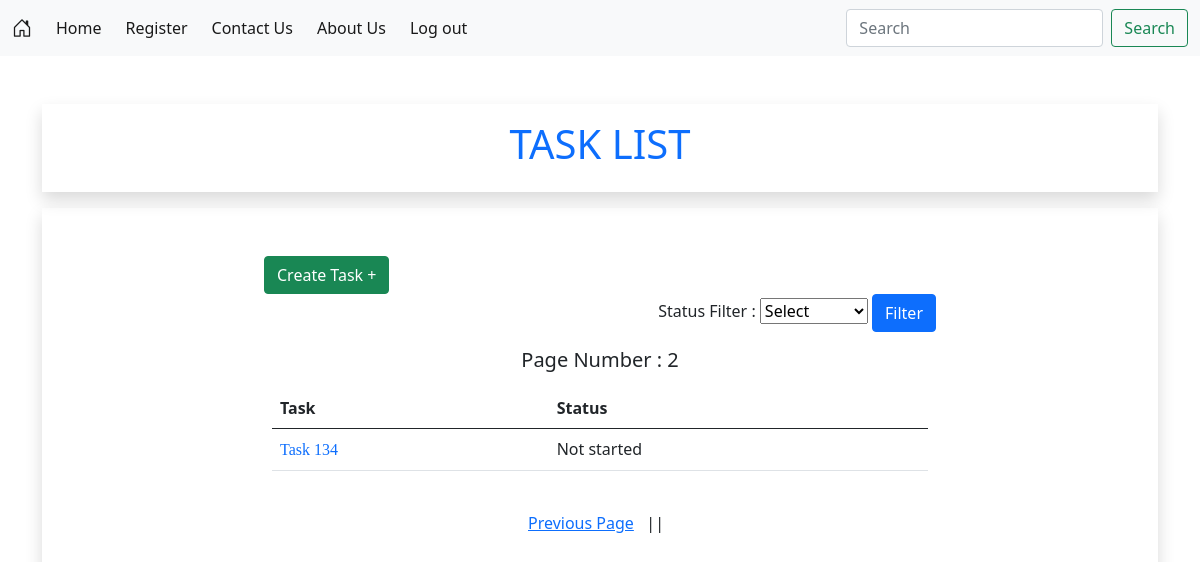
/user_task_list?page_no=2&status=None (signed in), run on an earlier commit of the app's database.
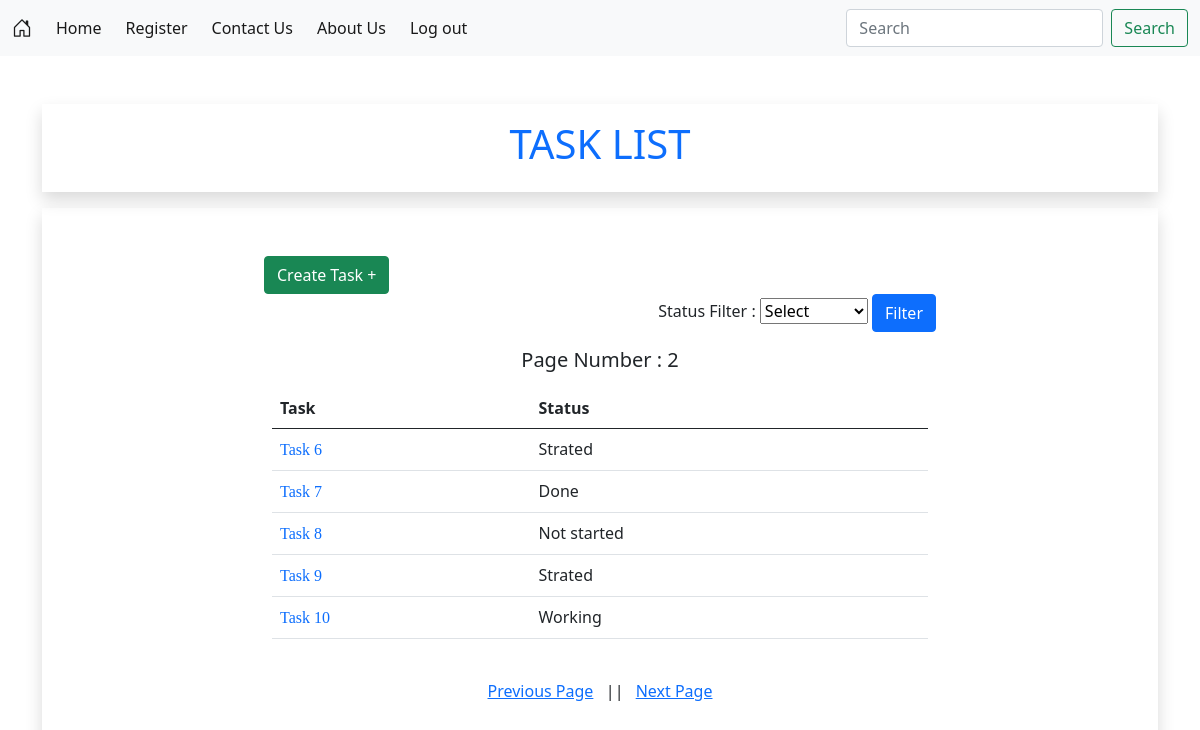
And on a later commit of the database.
### task_manager_app/models.py (models this page shows, shortened)
class TaskModel(models.Model):
    class StatusChoices(models.IntegerChoices):
        Not_started = 0,"Not started"
        Started = 1 ,"Strated"
        Working = 2 ,"Working"
        Done = 3,"Done"
    task_name = models.CharField(max_length=100)
    status = models.IntegerField(choices = StatusChoices.choices)
    owner = models.ForeignKey(User,on_delete=models.CASCADE)
    created_at = models.DateTimeField(auto_now_add=True,blank=True)
    updated_at = models.DateTimeField(auto_now_add=False,auto_now=True)

### task_manager_app/views.py (the view)
# urls.py: path("user_task_list",views.user_task_list,name='user_task_list'),
@login_required(login_url='http://127.0.0.1:8000/log_in')
def user_task_list(request,*args,**kwargs):
    if request.method == "GET":
        if request.user.is_authenticated:
            data = TaskModel.objects.filter(owner_id=request.user.id)
            status = request.GET.get('status')
            print(status)
            if status :
                if status != 'None':
                    data = data.filter(status=status)
            task_paginator = Paginator(data,5)
            page_no = request.GET.get('page_no',1)
            data = task_paginator.get_page(page_no)
            task = TaskModel(request).StatusChoices
            return render(request, 'user_task_list.html', {'data': data,'status_choice':task,'status':status})
        messages.warning(request, "No Permission Login First !!!")
        return redirect('log_in')

### task_manager_app/templates/user_task_list.html (shortened to what this page needs)
{% extends 'base.html' %}
{% block body %}
<div class="container">
    <div class="container text-center text-primary mb-3 mt-5 shadow p-3">
        <h1> TASK LIST </h1>
    </div>
    <div class="shadow p-5">
        <div class="row">
            <div class="col-2">
            </div>
            <div class="col-8">
                <div>
                    <div>
                        <div style="display: inline;">
                            <a class="btn btn-success" href="{% url 'create_task' %}">Create Task + </a>
                        </div>
                        <div style="display: inline; text-align: end;">
                            <form action="{% url 'user_task_list' %}?status='{{status}}'" method="get">
                            <label for="status">Status Filter : </label>
                            <select name="status" id="status">Status
                                <option value="">Select</option>
                            </select>
                            <button class="btn btn-primary" type="submit">Filter</button>
                        </form>
                        </div>
                    </div>
                    <div class="mb-3  p-2">
                        <table class="table">
                            <thead>
                                <tr>
                                    <th scope="col">Task</th>
                                    <th scope="col">Status</th>
                                </tr>
                            </thead>
                            <tbody>
                                <div class="text-center p-2"><h5>Page Number : {{data.number}}</h5></div>
                                {% for d in data %}
                                <tr>
                                    <td><a style="font-family: cursive;" class="text-decoration-none"
                                            href="{% url 'task_details' d.id %}">{{d.task_name}}</a></td>
                                    <td>{{d.get_status_display}}</td>
                                </tr>
                                {% endfor %}
                            </tbody>
                        </table>
                    </div>
                </div>
            </div>
            <div class="text-center">
                <span class="m-1">
                    {% if data.has_previous %}
                    <a href="{% url 'user_task_list' %}?page_no={{data.previous_page_number}}&status={{status}}">Previous Page</a> &nbsp;&nbsp;||
                    {% endif %}
                </span>
                <span class="m-1">
                    {% if data.has_next %}
                    <a href="{% url 'user_task_list' %}?page_no={{data.next_page_number}}&status={{status}}">Next Page</a>
                    {% endif %}
                </span>
            </div>
        </div>
    </div>
</div>
{% endblock body %}

### task_manager_app/templates/base.html (shortened to what this page needs)
<!DOCTYPE html>
{% load static %}
<html lang="en">
<head>
    <link href="https://cdn.jsdelivr.net/npm/bootstrap@5.0.2/dist/css/bootstrap.min.css" rel="stylesheet">
    <link rel="stylesheet" href="https://cdn.jsdelivr.net/npm/bootstrap-icons@1.10.3/font/bootstrap-icons.css">
</head>
<body>
    {% include 'navbar.html' %}
    {% block body %}
    {% endblock body %}
</body>
</html>

### task_manager_app/templates/navbar.html (shortened to what this page needs)
<nav class="navbar navbar-expand-lg navbar-light bg-light">
    <div class="container-fluid">
      <a class="navbar-brand" href="{% url 'home' %}"><i class="bi bi-house-door"></i></a>
      <div class="collapse navbar-collapse" id="navbarSupportedContent">
        <ul class="navbar-nav me-auto mb-2 mb-lg-0">
          <li class="nav-item me-2">
            <a class="nav-link active" aria-current="page" href="{% url 'home' %}">Home</a>
          </li>
          <li class="nav-item me-2">
            <a class="nav-link active" aria-current="page" href="{% url 'register_user' %}">Register</a>
          </li>
          <li class="nav-item me-2">
            <a class="nav-link active" aria-current="page" href="{% url 'contact_us' %}">Contact Us</a>
          </li>
          <li class="nav-item me-2">
            <a class="nav-link active" aria-current="page" href="{% url 'about_us' %}">About Us</a>
          </li>
          {% if user.is_authenticated %}
          <li class="nav-item me-2">
            <a class="nav-link active" aria-current="page" href="{% url 'log_out' %}">Log out</a>
          </li>
          {% endif %}
        </ul>
        <form class="d-flex">
          <input class="form-control me-2" type="search" placeholder="Search" aria-label="Search">
          <button class="btn btn-outline-success" type="submit">Search</button>
        </form>
      </div>
    </div>
  </nav>

What changed in the data, as far as the page shows it:
removed TaskModel: task_name "Task 134", status "Not started"
added TaskModel: task_name "Task 6", status "Strated"
added TaskModel: task_name "Task 7", status "Done"
added TaskModel: task_name "Task 8", status "Not started"
added TaskModel: task_name "Task 9", status "Strated"
added TaskModel: task_name "Task 10", status "Working"
Also different on the page:
text now shown: "Next Page"
